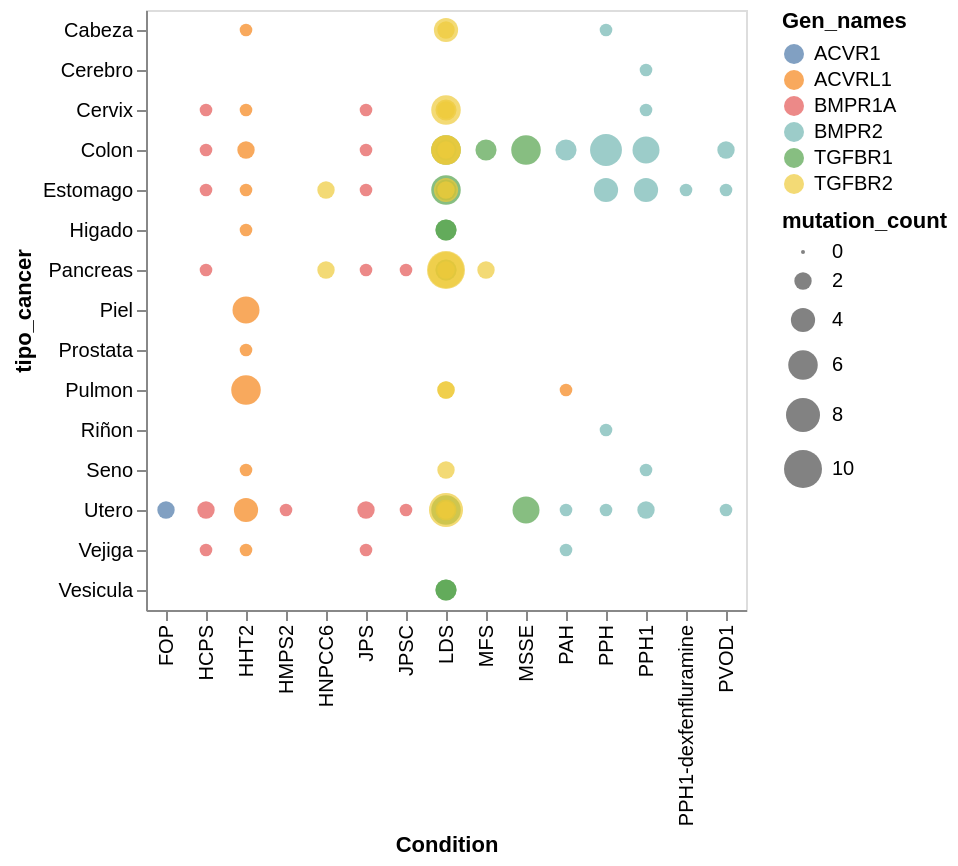

The notebook cell this image was saved under:
### Code cell
cancer_rare_disease = mutation_frequencies_cancer_rare.groupby(['Gen_names','Condition','tipo_cancer'])['mutation_count'].sum().reset_index()
alt.Chart(mutation_frequencies_cancer_rare).mark_circle().encode(
    x='Condition',
    y='tipo_cancer',
    size='mutation_count',
    color='Gen_names'
)

### Figure 1 — Vega-Lite specification as saved in the notebook (floating-point values rounded to 4 significant figures)
{"config": {"view": {"continuousWidth": 300, "continuousHeight": 300}}, "data": {"name": "data-730465ce3709c0d8549ce9833fa8ded4"}, "mark": {"type": "circle"}, "encoding": {"color": {"field": "Gen_names", "type": "nominal"}, "size": {"field": "mutation_count", "type": "quantitative"}, "x": {"field": "Condition", "type": "nominal"}, "y": {"field": "tipo_cancer", "type": "nominal"}}, "$schema": "https://vega.github.io/schema/vega-lite/v5.16.3.json", "datasets": {"data-730465ce3709c0d8549ce9833fa8ded4": [{"Gen_names": "ACVR1", "tipo_cancer": "Utero", "Condition(s)": "Progressive myositis ossificans", "Condition": "FOP", "mutation_count": 2}, {"Gen_names": "ACVRL1", "tipo_cancer": "Cabeza", "Condition(s)": "Telangiectasia, hereditary hemorrhagic, type 2", "Condition": "HHT2", "mutation_count": 1}, {"Gen_names": "ACVRL1", "tipo_cancer": "Cervix", "Condition(s)": "Telangiectasia, hereditary hemorrhagic, type 2", "Condition": "HHT2", "mutation_count": 1}, {"Gen_names": "ACVRL1", "tipo_cancer": "Colon", "Condition(s)": "Telangiectasia, hereditary hemorrhagic, type 2", "Condition": "HHT2", "mutation_count": 2}, {"Gen_names": "ACVRL1", "tipo_cancer": "Estomago", "Condition(s)": "Telangiectasia, hereditary hemorrhagic, type 2", "Condition": "HHT2", "mutation_count": 1}, {"Gen_names": "ACVRL1", "tipo_cancer": "Higado", "Condition(s)": "Telangiectasia, hereditary hemorrhagic, type 2", "Condition": "HHT2", "mutation_count": 1}, {"Gen_names": "ACVRL1", "tipo_cancer": "Piel", "Condition(s)": "Telangiectasia, hereditary hemorrhagic, type 2", "Condition": "HHT2", "mutation_count": 5}, {"Gen_names": "ACVRL1", "tipo_cancer": "Prostata", "Condition(s)": "Telangiectasia, hereditary hemorrhagic, type 2", "Condition": "HHT2", "mutation_count": 1}, {"Gen_names": "ACVRL1", "tipo_cancer": "Pulmon", "Condition(s)": "Pulmonary arterial hypertension", "Condition": "PAH", "mutation_count": 1}, {"Gen_names": "ACVRL1", "tipo_cancer": "Pulmon", "Condition(s)": "Telangiectasia, hereditary hemorrhagic, type 2", "Condition": "HHT2", "mutation_count": 6}, {"Gen_names": "ACVRL1", "tipo_cancer": "Seno ", "Condition(s)": "Telangiectasia, hereditary hemorrhagic, type 2", "Condition": "HHT2", "mutation_count": 1}, {"Gen_names": "ACVRL1", "tipo_cancer": "Utero", "Condition(s)": "Telangiectasia, hereditary hemorrhagic, type 2", "Condition": "HHT2", "mutation_count": 4}, {"Gen_names": "ACVRL1", "tipo_cancer": "Vejiga", "Condition(s)": "Telangiectasia, hereditary hemorrhagic, type 2", "Condition": "HHT2", "mutation_count": 1}, {"Gen_names": "BMPR1A", "tipo_cancer": "Cervix", "Condition(s)": "Hereditary cancer-predisposing syndrome", "Condition": "HCPS", "mutation_count": 1}, {"Gen_names": "BMPR1A", "tipo_cancer": "Cervix", "Condition(s)": "Juvenile polyposis syndrome", "Condition": "JPS", "mutation_count": 1}, {"Gen_names": "BMPR1A", "tipo_cancer": "Colon", "Condition(s)": "Hereditary cancer-predisposing syndrome", "Condition": "HCPS", "mutation_count": 1}, {"Gen_names": "BMPR1A", "tipo_cancer": "Colon", "Condition(s)": "Juvenile polyposis syndrome", "Condition": "JPS", "mutation_count": 1}, {"Gen_names": "BMPR1A", "tipo_cancer": "Estomago", "Condition(s)": "Hereditary cancer-predisposing syndrome", "Condition": "HCPS", "mutation_count": 1}, {"Gen_names": "BMPR1A", "tipo_cancer": "Estomago", "Condition(s)": "Juvenile polyposis syndrome", "Condition": "JPS", "mutation_count": 1}, {"Gen_names": "BMPR1A", "tipo_cancer": "Pancreas", "Condition(s)": "Generalized juvenile polyposis/juvenile polyposis coli", "Condition": "JPSC", "mutation_count": 1}, {"Gen_names": "BMPR1A", "tipo_cancer": "Pancreas", "Condition(s)": "Hereditary cancer-predisposing syndrome", "Condition": "HCPS", "mutation_count": 1}, {"Gen_names": "BMPR1A", "tipo_cancer": "Pancreas", "Condition(s)": "Juvenile polyposis syndrome", "Condition": "JPS", "mutation_count": 1}, {"Gen_names": "BMPR1A", "tipo_cancer": "Utero", "Condition(s)": "Generalized juvenile polyposis/juvenile polyposis coli", "Condition": "JPSC", "mutation_count": 1}, {"Gen_names": "BMPR1A", "tipo_cancer": "Utero", "Condition(s)": "Hereditary cancer-predisposing syndrome", "Condition": "HCPS", "mutation_count": 2}, {"Gen_names": "BMPR1A", "tipo_cancer": "Utero", "Condition(s)": "Juvenile polyposis syndrome", "Condition": "JPS", "mutation_count": 2}, {"Gen_names": "BMPR1A", "tipo_cancer": "Utero", "Condition(s)": "Polyposis syndrome, hereditary mixed, 2", "Condition": "HMPS2", "mutation_count": 1}, {"Gen_names": "BMPR1A", "tipo_cancer": "Vejiga", "Condition(s)": "Hereditary cancer-predisposing syndrome", "Condition": "HCPS", "mutation_count": 1}, {"Gen_names": "BMPR1A", "tipo_cancer": "Vejiga", "Condition(s)": "Juvenile polyposis syndrome", "Condition": "JPS", "mutation_count": 1}, {"Gen_names": "BMPR2", "tipo_cancer": "Cabeza", "Condition(s)": "Primary pulmonary hypertension", "Condition": "PPH", "mutation_count": 1}, {"Gen_names": "BMPR2", "tipo_cancer": "Cerebro", "Condition(s)": "Pulmonary hypertension, primary, 1", "Condition": "PPH1", "mutation_count": 1}, {"Gen_names": "BMPR2", "tipo_cancer": "Cervix", "Condition(s)": "Pulmonary hypertension, primary, 1", "Condition": "PPH1", "mutation_count": 1}, {"Gen_names": "BMPR2", "tipo_cancer": "Colon", "Condition(s)": "Primary pulmonary hypertension", "Condition": "PPH", "mutation_count": 7}, {"Gen_names": "BMPR2", "tipo_cancer": "Colon", "Condition(s)": "Pulmonary arterial hypertension", "Condition": "PAH", "mutation_count": 3}, {"Gen_names": "BMPR2", "tipo_cancer": "Colon", "Condition(s)": "Pulmonary hypertension, primary, 1", "Condition": "PPH1", "mutation_count": 5}, {"Gen_names": "BMPR2", "tipo_cancer": "Colon", "Condition(s)": "Pulmonary venoocclusive disease 1", "Condition": "PVOD1", "mutation_count": 2}, {"Gen_names": "BMPR2", "tipo_cancer": "Estomago", "Condition(s)": "Primary pulmonary hypertension", "Condition": "PPH", "mutation_count": 4}, {"Gen_names": "BMPR2", "tipo_cancer": "Estomago", "Condition(s)": "Pulmonary hypertension, primary, 1", "Condition": "PPH1", "mutation_count": 4}, {"Gen_names": "BMPR2", "tipo_cancer": "Estomago", "Condition(s)": "Pulmonary hypertension, primary, dexfenfluramine-associated", "Condition": "PPH1-dexfenfluramine", "mutation_count": 1}, {"Gen_names": "BMPR2", "tipo_cancer": "Estomago", "Condition(s)": "Pulmonary venoocclusive disease 1", "Condition": "PVOD1", "mutation_count": 1}, {"Gen_names": "BMPR2", "tipo_cancer": "Riñon", "Condition(s)": "Primary pulmonary hypertension", "Condition": "PPH", "mutation_count": 1}, {"Gen_names": "BMPR2", "tipo_cancer": "Seno ", "Condition(s)": "Pulmonary hypertension, primary, 1", "Condition": "PPH1", "mutation_count": 1}, {"Gen_names": "BMPR2", "tipo_cancer": "Utero", "Condition(s)": "Primary pulmonary hypertension", "Condition": "PPH", "mutation_count": 1}, {"Gen_names": "BMPR2", "tipo_cancer": "Utero", "Condition(s)": "Pulmonary arterial hypertension", "Condition": "PAH", "mutation_count": 1}, {"Gen_names": "BMPR2", "tipo_cancer": "Utero", "Condition(s)": "Pulmonary hypertension, primary, 1", "Condition": "PPH1", "mutation_count": 2}, {"Gen_names": "BMPR2", "tipo_cancer": "Utero", "Condition(s)": "Pulmonary venoocclusive disease 1", "Condition": "PVOD1", "mutation_count": 1}, {"Gen_names": "BMPR2", "tipo_cancer": "Vejiga", "Condition(s)": "Pulmonary arterial hypertension", "Condition": "PAH", "mutation_count": 1}, {"Gen_names": "TGFBR1", "tipo_cancer": "Colon", "Condition(s)": "Loeys-Dietz syndrome", "Condition": "LDS", "mutation_count": 3}, {"Gen_names": "TGFBR1", "tipo_cancer": "Colon", "Condition(s)": "Loeys-Dietz syndrome 1", "Condition": "LDS", "mutation_count": 6}, {"Gen_names": "TGFBR1", "tipo_cancer": "Colon", "Condition(s)": "Marfan syndrome", "Condition": "MFS", "mutation_count": 3}, {"Gen_names": "TGFBR1", "tipo_cancer": "Colon", "Condition(s)": "Multiple self-healing squamous epithelioma", "Condition": "MSSE", "mutation_count": 6}, {"Gen_names": "TGFBR1", "tipo_cancer": "Estomago", "Condition(s)": "Loeys-Dietz syndrome", "Condition": "LDS", "mutation_count": 3}, {"Gen_names": "TGFBR1", "tipo_cancer": "Estomago", "Condition(s)": "Loeys-Dietz syndrome 1", "Condition": "LDS", "mutation_count": 6}, {"Gen_names": "TGFBR1", "tipo_cancer": "Higado", "Condition(s)": "Loeys-Dietz syndrome", "Condition": "LDS", "mutation_count": 3}, {"Gen_names": "TGFBR1", "tipo_cancer": "Higado", "Condition(s)": "Loeys-Dietz syndrome 1", "Condition": "LDS", "mutation_count": 3}, {"Gen_names": "TGFBR1", "tipo_cancer": "Pancreas", "Condition(s)": "Loeys-Dietz syndrome", "Condition": "LDS", "mutation_count": 3}, {"Gen_names": "TGFBR1", "tipo_cancer": "Pancreas", "Condition(s)": "Loeys-Dietz syndrome 1", "Condition": "LDS", "mutation_count": 3}, {"Gen_names": "TGFBR1", "tipo_cancer": "Utero", "Condition(s)": "Loeys-Dietz syndrome", "Condition": "LDS", "mutation_count": 3}, {"Gen_names": "TGFBR1", "tipo_cancer": "Utero", "Condition(s)": "Loeys-Dietz syndrome 1", "Condition": "LDS", "mutation_count": 6}, {"Gen_names": "TGFBR1", "tipo_cancer": "Utero", "Condition(s)": "Multiple self-healing squamous epithelioma", "Condition": "MSSE", "mutation_count": 5}, {"Gen_names": "TGFBR1", "tipo_cancer": "Vesicula", "Condition(s)": "Loeys-Dietz syndrome", "Condition": "LDS", "mutation_count": 3}, {"Gen_names": "TGFBR1", "tipo_cancer": "Vesicula", "Condition(s)": "Loeys-Dietz syndrome 1", "Condition": "LDS", "mutation_count": 3}, {"Gen_names": "TGFBR2", "tipo_cancer": "Cabeza", "Condition(s)": "Loeys-Dietz syndrome", "Condition": "LDS", "mutation_count": 2}, {"Gen_names": "TGFBR2", "tipo_cancer": "Cabeza", "Condition(s)": "Loeys-Dietz syndrome 2", "Condition": "LDS", "mutation_count": 4}, {"Gen_names": "TGFBR2", "tipo_cancer": "Cervix", "Condition(s)": "Loeys-Dietz syndrome", "Condition": "LDS", "mutation_count": 3}, {"Gen_names": "TGFBR2", "tipo_cancer": "Cervix", "Condition(s)": "Loeys-Dietz syndrome 1", "Condition": "LDS", "mutation_count": 2}, {"Gen_names": "TGFBR2", "tipo_cancer": "Cervix", "Condition(s)": "Loeys-Dietz syndrome 2", "Condition": "LDS", "mutation_count": 6}, {"Gen_names": "TGFBR2", "tipo_cancer": "Colon", "Condition(s)": "Loeys-Dietz syndrome", "Condition": "LDS", "mutation_count": 6}, {"Gen_names": "TGFBR2", "tipo_cancer": "Colon", "Condition(s)": "Loeys-Dietz syndrome 1", "Condition": "LDS", "mutation_count": 2}, {"Gen_names": "TGFBR2", "tipo_cancer": "Colon", "Condition(s)": "Loeys-Dietz syndrome 2", "Condition": "LDS", "mutation_count": 6}, {"Gen_names": "TGFBR2", "tipo_cancer": "Estomago", "Condition(s)": "Colorectal cancer, hereditary nonpolyposis, type 6", "Condition": "HNPCC6", "mutation_count": 2}, {"Gen_names": "TGFBR2", "tipo_cancer": "Estomago", "Condition(s)": "Loeys-Dietz syndrome", "Condition": "LDS", "mutation_count": 4}, {"Gen_names": "TGFBR2", "tipo_cancer": "Estomago", "Condition(s)": "Loeys-Dietz syndrome 2", "Condition": "LDS", "mutation_count": 2}, {"Gen_names": "TGFBR2", "tipo_cancer": "Pancreas", "Condition(s)": "Colorectal cancer, hereditary nonpolyposis, type 6", "Condition": "HNPCC6", "mutation_count": 2}, {"Gen_names": "TGFBR2", "tipo_cancer": "Pancreas", "Condition(s)": "Loeys-Dietz syndrome", "Condition": "LDS", "mutation_count": 9}, {"Gen_names": "TGFBR2", "tipo_cancer": "Pancreas", "Condition(s)": "Loeys-Dietz syndrome 1", "Condition": "LDS", "mutation_count": 2}, {"Gen_names": "TGFBR2", "tipo_cancer": "Pancreas", "Condition(s)": "Loeys-Dietz syndrome 2", "Condition": "LDS", "mutation_count": 10}, {"Gen_names": "TGFBR2", "tipo_cancer": "Pancreas", "Condition(s)": "Marfan syndrome", "Condition": "MFS", "mutation_count": 2}, {"Gen_names": "TGFBR2", "tipo_cancer": "Pulmon", "Condition(s)": "Loeys-Dietz syndrome", "Condition": "LDS", "mutation_count": 2}, {"Gen_names": "TGFBR2", "tipo_cancer": "Pulmon", "Condition(s)": "Loeys-Dietz syndrome 2", "Condition": "LDS", "mutation_count": 2}, {"Gen_names": "TGFBR2", "tipo_cancer": "Seno ", "Condition(s)": "Loeys-Dietz syndrome 2", "Condition": "LDS", "mutation_count": 2}, {"Gen_names": "TGFBR2", "tipo_cancer": "Utero", "Condition(s)": "Loeys-Dietz syndrome", "Condition": "LDS", "mutation_count": 3}, {"Gen_names": "TGFBR2", "tipo_cancer": "Utero", "Condition(s)": "Loeys-Dietz syndrome 1", "Condition": "LDS", "mutation_count": 2}, {"Gen_names": "TGFBR2", "tipo_cancer": "Utero", "Condition(s)": "Loeys-Dietz syndrome 2", "Condition": "LDS", "mutation_count": 8}]}}
